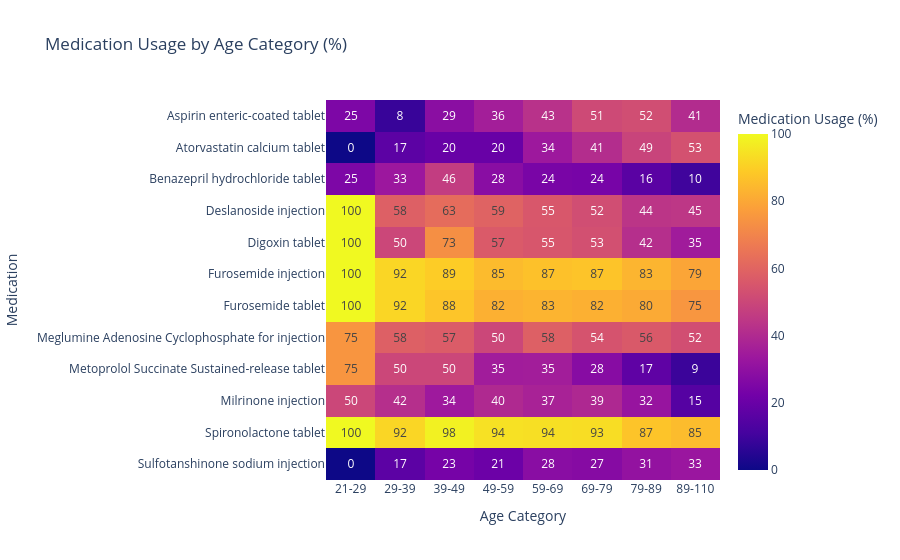

The code cell stored with this chart in its notebook:
### Markdown cell above
## Analysis type: Descriptive — Prescription × age heat map

* Reasoning

A heat map can compare several medications and age categories simultaneously. Percent prevalence is used instead of raw counts so age groups with different sizes can be compared fairly.

### Code cell
# ---------------------------------------------------------
# DA8: Medication Utilization by Age Category
# ---------------------------------------------------------

# Keep patient age-category information
patient_data = (
    patient[["inpatient_number", "agecat"]]
    .dropna()
    .drop_duplicates()
)

# Keep prescription information
rx_data = (
    rx[["inpatient_number", "drug_name"]]
    .dropna()
    .drop_duplicates()
)

# Merge age category with medication information
med_data = patient_data.merge(
    rx_data,
    on="inpatient_number",
    how="inner"
)

# ---------------------------------------------------------
# Identify the 12 most commonly used medications
# ---------------------------------------------------------

drug_prev = (
    med_data.groupby("drug_name")["inpatient_number"]
    .nunique()
    .sort_values(ascending=False)
)

top_drugs = drug_prev.head(12).index.tolist()


# ---------------------------------------------------------
# Count number of patients in each age category
# ---------------------------------------------------------

age_counts = (
    patient_data.groupby("agecat")["inpatient_number"]
    .nunique()
)


# ---------------------------------------------------------
# Calculate medication use by age category
# ---------------------------------------------------------

med_counts = (
    med_data[med_data["drug_name"].isin(top_drugs)]
    .groupby(["agecat", "drug_name"])["inpatient_number"]
    .nunique()
    .unstack(fill_value=0)
)


# Convert counts to prevalence percentage within each age group
age_med = (
    med_counts
    .div(age_counts, axis=0)
    .mul(100)
)


# Keep your predefined clinical age-category order
age_med = age_med.reindex(AGE_ORDER)


# ---------------------------------------------------------
# Heatmap
# ---------------------------------------------------------

fig = px.imshow(
    age_med.T,
    aspect="auto",
    text_auto=".0f",
    title="Medication Usage by Age Category (%)",
    labels={
        "x": "Age Category",
        "y": "Medication",
        "color": "Medication Usage (%)"
    }
)

fig.show()


# Display calculated prevalence values
display(age_med.round(1))

### Figure 1 — Plotly figure (JSON) as saved in the notebook; plotly's stock layout.template omitted (floating-point values rounded to 4 significant figures)
{"data": [{"coloraxis": "coloraxis", "hovertemplate": "Age Category: %{x}<br>Medication: %{y}<br>Medication Usage (%): %{z}<extra></extra>", "name": "0", "texttemplate": "%{z:.0f}", "type": "heatmap", "x": ["21-29", "29-39", "39-49", "49-59", "59-69", "69-79", "79-89", "89-110"], "xaxis": "x", "y": ["Aspirin enteric-coated tablet", "Atorvastatin calcium tablet", "Benazepril hydrochloride tablet", "Deslanoside injection", "Digoxin tablet", "Furosemide injection", "Furosemide tablet", "Meglumine Adenosine Cyclophosphate for injection", "Metoprolol Succinate Sustained-release tablet", "Milrinone injection", "Spironolactone tablet", "Sulfotanshinone sodium injection"], "yaxis": "y", "z": [[25.0, 8.333, 28.57, 35.85, 42.66, 51.19, 52.32, 40.59], [0.0, 16.67, 19.64, 19.81, 33.7, 41.12, 48.92, 53.47], [25.0, 33.33, 46.43, 28.3, 24.18, 23.64, 16.25, 9.901], [100.0, 58.33, 62.5, 59.43, 55.43, 52.31, 43.81, 44.55], [100.0, 50.0, 73.21, 56.6, 55.16, 53.15, 41.64, 34.65], [100.0, 91.67, 89.29, 84.91, 86.68, 87.41, 83.44, 79.21], [100.0, 91.67, 87.5, 82.08, 83.15, 82.24, 80.5, 75.25], [75.0, 58.33, 57.14, 50.0, 58.42, 54.13, 56.35, 52.48], [75.0, 50.0, 50.0, 34.91, 35.33, 27.69, 17.34, 8.911], [50.0, 41.67, 33.93, 39.62, 37.23, 39.3, 31.89, 14.85], [100.0, 91.67, 98.21, 94.34, 93.75, 93.29, 87.46, 85.15], [0.0, 16.67, 23.21, 20.75, 28.26, 27.41, 30.96, 32.67]]}], "layout": {"coloraxis": {"colorbar": {"title": {"text": "Medication Usage (%)"}}, "colorscale": [[0, "#0d0887"], [0.1111, "#46039f"], [0.2222, "#7201a8"], [0.3333, "#9c179e"], [0.4444, "#bd3786"], [0.5556, "#d8576b"], [0.6667, "#ed7953"], [0.7778, "#fb9f3a"], [0.8889, "#fdca26"], [1, "#f0f921"]]}, "title": {"text": "Medication Usage by Age Category (%)"}, "xaxis": {"anchor": "y", "domain": [0, 1], "title": {"text": "Age Category"}}, "yaxis": {"anchor": "x", "autorange": "reversed", "domain": [0, 1], "title": {"text": "Medication"}}}}
